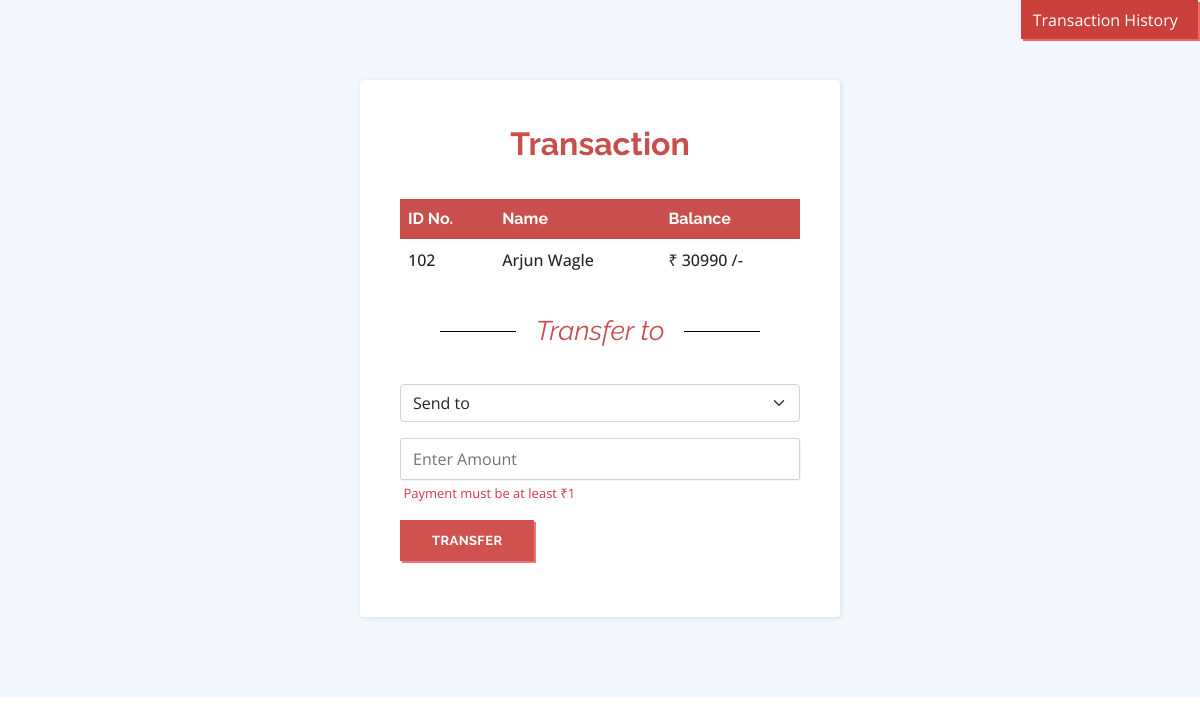
The app's page /customers/transfer.php?id=102 with its own data.
### tables this page shows
CREATE TABLE `customer_transc` (
  `id` tinyint(4) NOT NULL,
  `full_name` text NOT NULL,
  `email_id` text NOT NULL,
  `balance` int(6) NOT NULL
);

### customers/transfer.php (the view, shortened to what this page needs)
<!DOCTYPE html>
<html lang="en">
<head>
    <link rel="stylesheet" href="./assets/transfer.css">
    <link rel="stylesheet" href="./assets/bootstrap.css">
</head>
<body>
    <div class="float-end">
        <a class="btn active" role="button" href="./history.php" style="background: #cb403b;color: #fff;border-style: none;border-radius: 0px;font-family: 'Open Sans', sans-serif;box-shadow: 2px 2px #ef6666;margin-right: 2px;">Transaction History  <i class="fas fa-long-arrow-alt-right" style="font-size: 18px;font-weight: bold; color:#fff;"></i>
        </a>
    </div>
    <section class="contact-clean">
        <?php
        include 'config.php';
        $sid = $_GET['id'];
        $sql = "SELECT * FROM `customer_transc` WHERE `id`=$sid";
        $result = mysqli_query($mysqli, $sql);
        $rows = mysqli_fetch_assoc($result);
        ?>
        <form name="tcredit" method="post">
            <h2 class="text-center" style="font-family: 'Raleway', sans-serif; font-size: 32px; color: #c84f4b;">Transaction</h2>
            <div class="table-responsive" style="margin-bottom: 1rem;">
                <table class="table">
                    <thead style="color: #fff;background: #c84f4b;font-family: Raleway, sans-serif;">
                        <tr>
                            <th>ID No.</th>
                            <th>Name&nbsp;</th>
                            <th>Balance</th>
                        </tr>
                    </thead>
                    <tbody style="font-family: 'Open Sans', sans-serif;font-weight: 500;border-style: none;border-color: rgba(33,37,41,0);">
                        <tr style="border-style: none;">
                            <td><?php echo $rows['id']; ?></td>
                            <td><?php echo $rows['full_name']; ?></td>
                            <td>₹ <?php echo $rows['balance']; ?> /-</td>
                        </tr>
                    </tbody>
                </table>
            </div>
            <div class="d-inline" style="text-align: center;width: 382px;">
                <h2 class="divider-style"><span style="font-size: 27px;color: #c84f4b;font-family: Raleway, sans-serif;font-weight: normal;font-style: italic;">Transfer to</span></h2>
            </div>
            <div class="mb-3">
                <select aria-placeholder="enter value" name="to" class="form-select" style="font-family: 'Open Sans', sans-serif;font-style: normal;" required>
                    <option value="" disabled selected>Send to</option>
                </select>
            </div>
            <div class="mb-3">
                <input class="form-control" type="number" name="amount" style="font-family: 'Open Sans', sans-serif;" placeholder="Enter Amount" required>
                <small class="form-text text-danger" style="font-family: 'Open Sans', sans-serif;font-size: 13px;"><i class="fa fa-exclamation-circle"></i> &nbsp;Payment&nbsp;must&nbsp;be&nbsp;at&nbsp;least&nbsp;₹1<br></small>
            </div>
            <div class="mb-3">
                <button name="submit" class="btn active" type="submit" style="color: #fff;background: #cb403b;font-family: Raleway, sans-serif;border-style: none;border-radius: 0px;padding-top: 14px;padding-bottom: 14px;box-shadow: 2px 2px #ef6666;">Transfer</button>
            </div>
        </form>
    </section>
</body>
</html>

### customers/assets/transfer.css (style rules this page uses)
.contact-clean { background: #f1f7fc; padding: 80px 0; }
.contact-clean form { max-width: 480px; width: 90%; margin: 0 auto; background-color: #ffffff; padding: 40px; border-radius: 4px; color: #505e6c; box-shadow: 1px 1px 5px rgba(0, 0, 0, 0.1); }
.contact-clean h2 { margin-top: 5px; font-weight: bold; font-size: 28px; margin-bottom: 36px; color: inherit; }
.contact-clean form .form-control { background: #fff; border-radius: 2px; box-shadow: 1px 1px 1px rgba(0, 0, 0, 0.05); outline: none; color: inherit; padding-left: 12px; height: 42px; }
.contact-clean form .btn { padding: 16px 32px; border: none; background: none; box-shadow: none; text-shadow: none; opacity: 0.9; text-transform: uppercase; font-weight: bold; font-size: 13px; letter-spacing: 0.4px; line-height: 1; outline: none !important; }
.divider-style { margin-top: 70px; position: relative; margin-right: 40px; margin-left: 40px; }
.divider-style span { background: #fff; padding: 0 20px; position: relative; z-index: 5; }
.divider-style:before { content: ""; display: block; border-top: solid 1px black; width: 100%; height: 1px; position: absolute; top: 50%; z-index: 1; }

### records on screen
customer_transc: id "102", full_name "Arjun Wagle", balance "30990"
